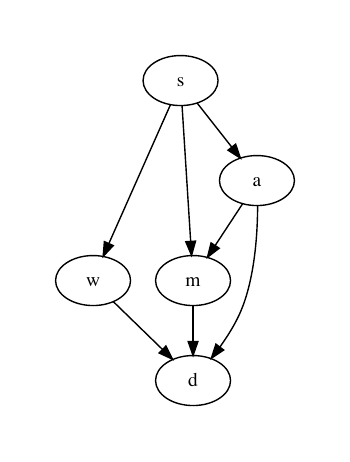

Write Julia code to recreate this figure.
using StructuralCausalModels
#using StatsPlots
#gr(size=(700,600))

ProjDir = @__DIR__
cd(ProjDir) #do

df = DataFrame!(CSV.File(scm_path("..", "data", "WaffleDivorce.csv"), delim=';'));
df = DataFrame(
  :s => df[:, :South],
  :a => df[:, :MedianAgeMarriage],
  :m => df[:, :Marriage],
  :w => df[:, :WaffleHouses],
  :d => df[:, :Divorce]
)
first(df, 5) |> display

if isdefined(Main, :StatsPlots)
  StatsPlots.cornerplot(Array(df), label=names(df))
  savefig("$(ProjDir)/SR6.4.3.png")
end

d = OrderedDict(
  [:w, :m, :a] => :s,
  :d => [:a, :w, :m],
  :m => [:a]
);

dag = DAG("sr6_4_3", d, df=df);
show(dag)

fname = ProjDir * "/sr6.4.3.dot"
to_graphviz(dag, fname)
Sys.isapple() && run(`open -a GraphViz.app $(fname)`)

display(dag.s); println()

println("Basis set:")
bs = basis_set(dag)
display(bs); println()

t = shipley_test(dag)
display(t); println()

f = :w; s = :d;

e = d_separation(dag, [f], [s], c=[:m, :a])
println("d_separation($(dag.name), $f, $s, c=[:m, :a]) = $e\n")

#ap = all_paths(dag, f, s)
ap = all_paths(dag, f, s)
ap |> display
println()

bp = backdoor_paths(dag, ap, f)
bp |> display
println()

adjustmentsets = adjustment_sets(dag, :w, :d)
println("Adjustment sets:")
adjustmentsets |> display

#end
